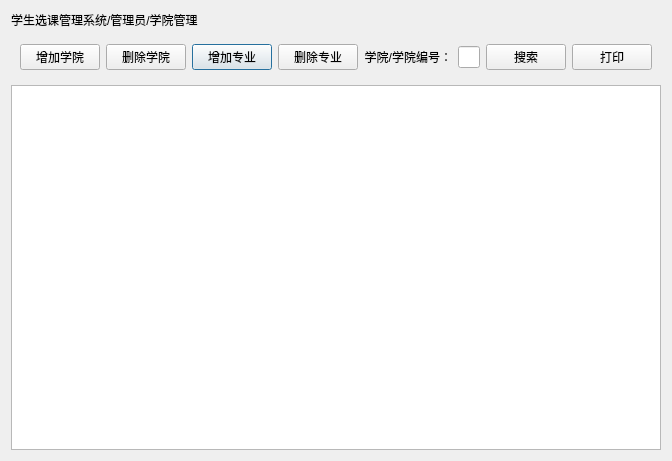
<?xml version="1.0" encoding="UTF-8"?>
<ui version="4.0">
 <class>adcell1_college</class>
 <widget class="QDialog" name="adcell1_college">
  <property name="geometry">
   <rect>
    <x>0</x>
    <y>0</y>
    <width>631</width>
    <height>461</height>
   </rect>
  </property>
  <property name="windowTitle">
   <string>Dialog</string>
  </property>
  <layout class="QGridLayout" name="gridLayout_2">
   <item row="0" column="0">
    <widget class="QLabel" name="lib_title">
     <property name="text">
      <string>学生选课管理系统/管理员/学院管理</string>
     </property>
     <property name="name" stdset="0">
      <string>title</string>
     </property>
    </widget>
   </item>
   <item row="1" column="0">
    <widget class="QWidget" name="tool" native="true">
     <layout class="QGridLayout" name="gridLayout">
      <item row="0" column="5">
       <widget class="QLineEdit" name="collegeInfo">
        <property name="name" stdset="0">
         <string>le</string>
        </property>
       </widget>
      </item>
      <item row="0" column="2">
       <widget class="QPushButton" name="btn_addmajor">
        <property name="text">
         <string>增加专业</string>
        </property>
        <property name="name" stdset="0">
         <string>btn</string>
        </property>
       </widget>
      </item>
      <item row="0" column="8">
       <spacer name="horizontalSpacer">
        <property name="orientation">
         <enum>Qt::Horizontal</enum>
        </property>
        <property name="sizeHint" stdset="0">
         <size>
          <width>146</width>
          <height>20</height>
         </size>
        </property>
       </spacer>
      </item>
      <item row="0" column="0">
       <widget class="QPushButton" name="btn_addCollege">
        <property name="text">
         <string>增加学院</string>
        </property>
        <property name="name" stdset="0">
         <string>btn</string>
        </property>
       </widget>
      </item>
      <item row="0" column="1">
       <widget class="QPushButton" name="btn_deleteCollege">
        <property name="text">
         <string>删除学院</string>
        </property>
        <property name="name" stdset="0">
         <string>btn</string>
        </property>
       </widget>
      </item>
      <item row="0" column="3">
       <widget class="QPushButton" name="btn_deletemajor">
        <property name="text">
         <string>删除专业</string>
        </property>
       </widget>
      </item>
      <item row="0" column="4">
       <widget class="QLabel" name="label">
        <property name="text">
         <string>学院/学院编号：</string>
        </property>
        <property name="alignment">
         <set>Qt::AlignRight|Qt::AlignTrailing|Qt::AlignVCenter</set>
        </property>
        <property name="name" stdset="0">
         <string>lb</string>
        </property>
       </widget>
      </item>
      <item row="0" column="6">
       <widget class="QPushButton" name="btn_search">
        <property name="text">
         <string>搜索</string>
        </property>
        <property name="name" stdset="0">
         <string>btn</string>
        </property>
       </widget>
      </item>
      <item row="0" column="7">
       <widget class="QPushButton" name="btn_print">
        <property name="text">
         <string>打印</string>
        </property>
       </widget>
      </item>
     </layout>
    </widget>
   </item>
   <item row="2" column="0">
    <widget class="QTableView" name="tableView">
     <property name="name" stdset="0">
      <string>table</string>
     </property>
    </widget>
   </item>
  </layout>
 </widget>
 <resources/>
 <connections/>
</ui>
